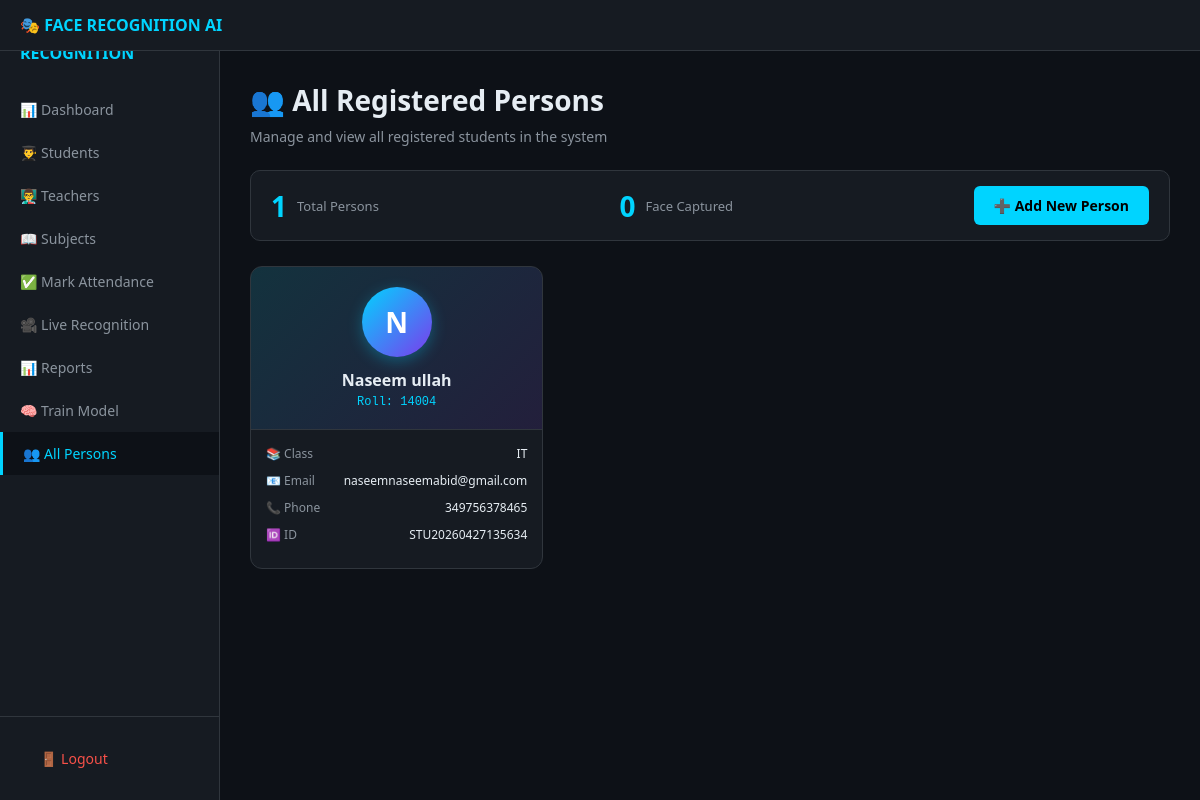
The page /persons (signed in) on the database as committed earlier.
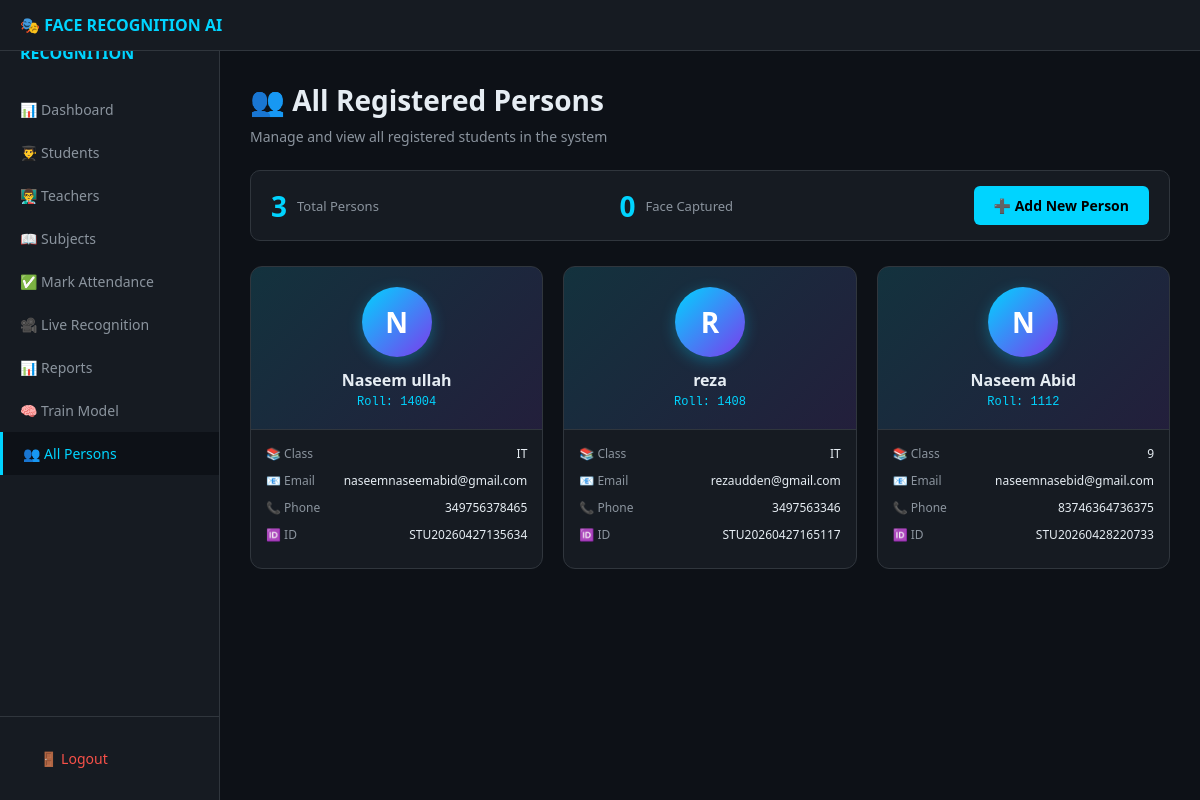
The same page on the database as committed later.
### tables this page shows
CREATE TABLE students (
            id INTEGER PRIMARY KEY AUTOINCREMENT,
            student_id VARCHAR(20) UNIQUE NOT NULL,
            roll_number VARCHAR(20) NOT NULL,
            name VARCHAR(100) NOT NULL,
            class_name VARCHAR(50) NOT NULL,
            section VARCHAR(10),
            email VARCHAR(100),
            phone VARCHAR(15),
            father_name VARCHAR(100),
            registration_date DATE DEFAULT CURRENT_DATE,
            is_active BOOLEAN DEFAULT 1,
            face_encoding BLOB,
            created_at TIMESTAMP DEFAULT CURRENT_TIMESTAMP,
            UNIQUE(class_name, roll_number)
        );

### app.py (the view)
@app.route('/persons')
@login_required
def view_persons():
    conn = sqlite3.connect(DB_PATH)
    cursor = conn.cursor()
    cursor.execute('SELECT id, student_id, name, roll_number, class_name, email, phone FROM students WHERE is_active = 1')
    persons = cursor.fetchall()
    conn.close()
    return render_template('persons.html', persons=persons)

### app.py (called while the page is built)
@login_manager.user_loader
def load_user(user_id):
    conn = sqlite3.connect(DB_PATH)
    cursor = conn.cursor()
    cursor.execute('SELECT id, teacher_id, username, name, department FROM teachers WHERE id = ?', (user_id,))
    user = cursor.fetchone()
    conn.close()
    if user:
        return User(user[0], user[1], user[2], user[3], user[4])
    return None

### templates/persons.html (shortened to what this page needs)
<!DOCTYPE html>
<html lang="en">
<head>
</head>
<body>
    <div class="navbar">
        <h2>🎭 FACE RECOGNITION AI</h2>
    </div>
    <div class="sidebar" id="sidebar">
        <h2>🎭 FACE RECOGNITION</h2>
        <a href="/dashboard">📊 Dashboard</a>
        <a href="/students">👨‍🎓 Students</a>
        <a href="/teachers">👨‍🏫 Teachers</a>
        <a href="/subjects">📖 Subjects</a>
        <a href="/attendance/mark">✅ Mark Attendance</a>
        <a href="/attendance/live">🎥 Live Recognition</a>
        <a href="/attendance/report">📊 Reports</a>
        <a href="/train">🧠 Train Model</a>
        <a href="/persons" class="active">👥 All Persons</a>
        <div class="sidebar-footer">
            <a href="/logout">🚪 Logout</a>
        </div>
    </div>
    <div class="main">
        <h1>👥 All Registered Persons</h1>
        <p class="subtitle">Manage and view all registered students in the system</p>
        <div class="stats-bar">
            <div class="stat-item">
                <div class="stat-number">{{ persons|length }}</div>
                <div class="stat-label">Total Persons</div>
            </div>
            <div class="stat-item">
                <div class="stat-number">{{ persons|selectattr('face_encoding')|list|length }}</div>
                <div class="stat-label">Face Captured</div>
            </div>
            <a href="/student/register" class="btn-add">➕ Add New Person</a>
        </div>
        {% if persons %}
        <div class="grid">
            {% for person in persons %}
            <div class="card">
                <div class="card-header">
                    <div class="avatar">{{ person[2][0].upper() if person[2] else '?' }}</div>
                    <div class="name">{{ person[2] }}</div>
                    <div class="roll-number">Roll: {{ person[3] }}</div>
                </div>
                <div class="card-body">
                    <div class="info-row">
                        <span class="info-label">📚 Class</span>
                        <span class="info-value">{{ person[4] or '—' }}</span>
                    </div>
                    <div class="info-row">
                        <span class="info-label">📧 Email</span>
                        <span class="info-value">{{ person[5] or '—' }}</span>
                    </div>
                    <div class="info-row">
                        <span class="info-label">📞 Phone</span>
                        <span class="info-value">{{ person[6] or '—' }}</span>
                    </div>
                    <div class="info-row">
                        <span class="info-label">🆔 ID</span>
                        <span class="info-value">{{ person[1] }}</span>
                    </div>
                </div>
            </div>
            {% endfor %}
        </div>
        {% endif %}
    </div>
</body>
</html>

Rows that differ between the two databases and show on the page:
added students: name "R", name "reza", roll_number "1408", class_name "IT", email "rezaudden@gmail.com", phone "3497563346", student "STU20260427165117"
added students: name "N", name "Naseem Abid", roll_number "1112", class_name "9", email "naseemnasebid@gmail.com", phone "83746364736375", student "STU20260428220733"
Other text that changed with them:
{{ persons|length }}: "1" → "3"
